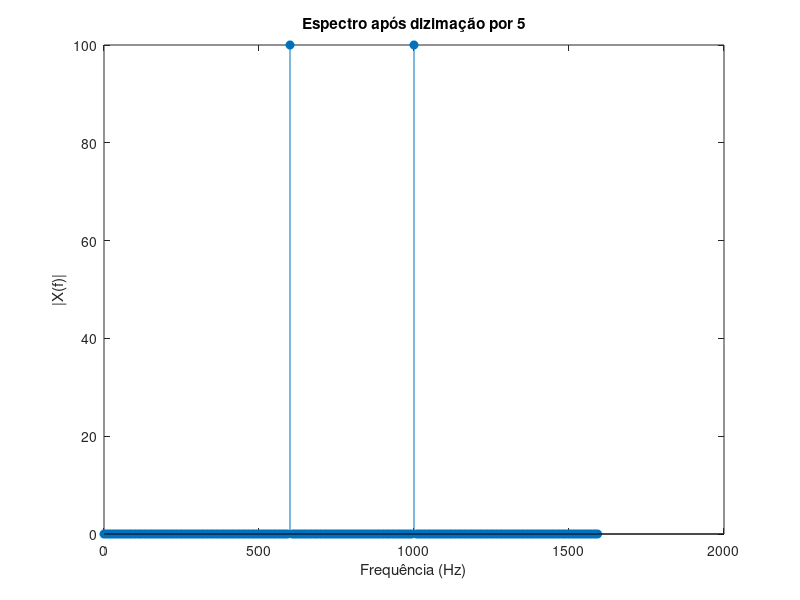
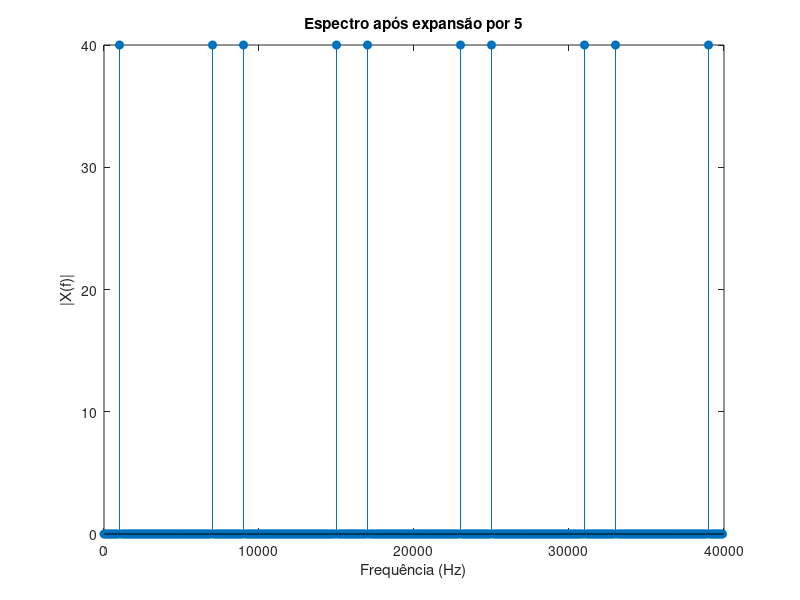

Write MATLAB code to recreate these figures, in order.
clc, clear, close all
%% Questão 1: Interpolação por fator 30
x = [7, 1, 0, 8, 4, -8, -3, 5, 4, 0, -4, -6, -4, 0, -4];
L = 30;
h = L * fir1(200, 1/L);
xe = upsample(x, L);
ye = conv(xe, h, 'same');

fprintf('Questão 1:\n');
fprintf('Máximo: %.4f\n', max(ye));
fprintf('Mínimo: %.4f\n\n', min(ye));
%% Questão 2: Dizimação por fator 5
fs = 8000;
n = 0:999;
x = sin(2*pi*1000/fs*n);
xd = x(1:5:end);           % dizimação por 5
fs_d = fs / 5;             % nova taxa de amostragem

X = fft(xd, 200);
f = (0:199) * fs_d / 200;

figure;
stem(f, abs(X), 'filled');
xlabel('Frequência (Hz)');
ylabel('|X(f)|');
title('Espectro após dizimação por 5');

fprintf('Questão 2:\n');
fprintf('Frequência do tom observado após dizimação: 1000 Hz\n\n');
%% Questão 3: Expansão por fator 5
fs = 8000;
n = 0:79;
x = sin(2*pi*1000/fs*n);
xe = upsample(x, 5);
fs_e = fs * 5;

X = fft(xe, 400);
f = (0:399)*(fs_e/400);

figure;
stem(f, abs(X), 'filled');
xlabel('Frequência (Hz)');
ylabel('|X(f)|');
title('Espectro após expansão por 5');

fprintf('Questão 3:\n');
fprintf('Frequências observadas (relativas a fs original): [200, 1400, 1800, 3000, 3400] Hz\n');
